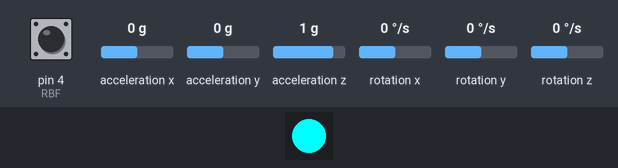
The sketch below on a simulated Arduino Uno, built for the host (arithmetic inside an expression is 32-bit, double 64-bit). Parts: 1 RGB LEDs in strip order, left to right. Inputs (shaded band) come from the test bench; at power-on: acceleration y 0 g, pin 4 (RBF) HIGH, acceleration x 0 g, acceleration z 1 g, rotation x 0 °/s, rotation y 0 °/s, rotation z 0 °/s. Storage starts empty; what the sketch prints to the serial monitor is not drawn.

Above: at 5.1 s.
5.2 s: acceleration y set to -0.8 g
At 6.4 s:
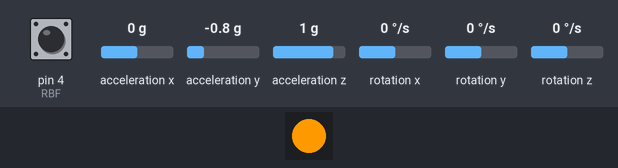
6.7 s: acceleration y set to 0.8 g
At 7.6 s:
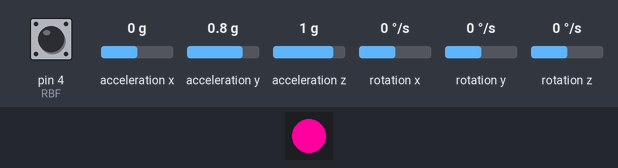
8.2 s: acceleration y set to 1.4 g
At 9.0 s:
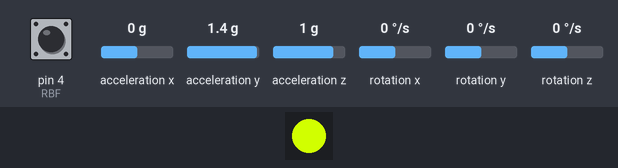
9.7 s: acceleration y set to 0 g
At 10.0 s:
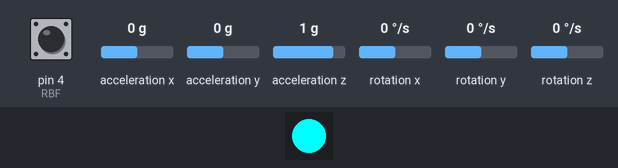
Timing chart, 0 to 12.2 s (numbered marks = the images above; inputs shaded):
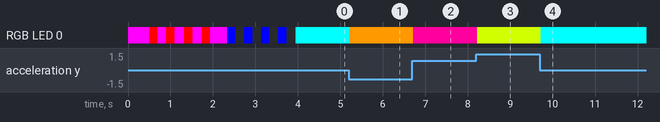

The sketch:

Flight_Code.ino
```cpp
// (licence header left out)
#include "I2Cdev.h"
#include "MPU6050.h"

#include <SPI.h>
#include <SD.h>

#include <PololuLedStrip.h>

#ifdef __AVR__
  #include <avr/power.h>
#endif

#include <Adafruit_BMP085.h>

//BMP Variables
Adafruit_BMP085 altimeter;
float temp, alt;
int32_t pressure;

#if I2CDEV_IMPLEMENTATION == I2CDEV_ARDUINO_WIRE
    #include "Wire.h"
#endif

//MPU6050 Variables
MPU6050 accelgyro;
int16_t ax, ay, az;   //the raw acc values for each axis
int16_t gx, gy, gz;   //the raw rotation rate values for each axis

//SD card variables
#define CS 2
File dataFile;

//RBF Variables
#define RBF 4

//LED Variables
#define LED_PIN 3
#define NUMPIXELS 1
PololuLedStrip<LED_PIN> LED;
rgb_color LEDcolor[NUMPIXELS];

// Converts a color from HSV to RGB.
// h is hue, as a number between 0 and 360.
// s is the saturation, as a number between 0 and 255.
// v is the value, as a number between 0 and 255.
rgb_color hsvToRgb(uint16_t h, uint8_t s, uint8_t v)
{
    uint8_t f = (h % 60) * 255 / 60;
    uint8_t p = (255 - s) * (uint16_t)v / 255;
    uint8_t q = (255 - f * (uint16_t)s / 255) * (uint16_t)v / 255;
    uint8_t t = (255 - (255 - f) * (uint16_t)s / 255) * (uint16_t)v / 255;
    uint8_t r = 0, g = 0, b = 0;
    switch((h / 60) % 6){
        case 0: r = v; g = t; b = p; break;
        case 1: r = q; g = v; b = p; break;
        case 2: r = p; g = v; b = t; break;
        case 3: r = p; g = q; b = v; break;
        case 4: r = t; g = p; b = v; break;
        case 5: r = v; g = p; b = q; break;
    }
    return (rgb_color){r, g, b};
}

//This function runs when any of the initialization processes fail
//it will make the LED blink red indefinitely
//stopNum can be used to change the LED pattern based on where the init failed (not implemented)
void initFail(int stopNum) {
  while(1) {
    setLED(255, 0, 0);
    delay(300);
    setLED(0, 0, 0);
    delay(300);
  }
}

//Sets the LED to a particular color using RGB colors
void setLED(int red, int green, int blue) {
  //Note that red and green are reversed
  //For some reason the Pololu library doesn't take in to account that the LEDs are
  //GRB rather than RGB
  LEDcolor[0].red = green;
  LEDcolor[0].green = red;
  LEDcolor[0].blue = blue;
  LED.write(LEDcolor, NUMPIXELS);
}

void setup() {
  //Set the LED color to light blue to indicate the initialization process has started
  setLED(0, 255, 255);
  delay(500);

  //Set the RBF jumper to be a digital input with the internal pullup engaged
  pinMode(RBF, INPUT_PULLUP);

  //Initialize I2C communication
    #if I2CDEV_IMPLEMENTATION == I2CDEV_ARDUINO_WIRE
        Wire.begin();
    #elif I2CDEV_IMPLEMENTATION == I2CDEV_BUILTIN_FASTWIRE
        Fastwire::setup(400, true);
    #endif

    Serial.begin(9600);

    //Initialize MPU6050
    Serial.println("Initializing MPU6050...");
    accelgyro.initialize();
    Serial.print("Testing MPU6050 connection...");
    if (accelgyro.testConnection()) {
      Serial.println("success!");
      setLED(0, 255, 0);            //blink the LED green briefly to indicate success
      delay(200);
      setLED(0, 255, 255);
      delay(200);
    } else {
      Serial.println("fail :(");
      initFail(0);
    }
    accelgyro.setFullScaleAccelRange(MPU6050_ACCEL_FS_8);   //set the range to +/-8g
                                                            //other possible ranges:
                                                            //MPU6050_ACCEL_FS_2     +/-2g
                                                            //MPU6050_ACCEL_FS_4     +/-4g
                                                            //MPU6050_ACCEL_FS_8     +/-8g
                                                            //MPU6050_ACCEL_FS_16    +/-16g

    accelgyro.setFullScaleGyroRange(MPU6050_GYRO_FS_250);   //set the range to +/-2g
                                                            //other possible ranges:
                                                            //MPU6050_GYRO_FS_250     +/-250deg/s
                                                            //MPU6050_GYRO_FS_500     +/-500deg/s
                                                            //MPU6050_GYRO_FS_1000    +/-1000deg/s
                                                            //MPU6050_GYRO_FS_2000    +/-2000deg/s


    //Initialize BMP

    Serial.println("Initializing BMP280...");
    if (altimeter.begin()) {
      Serial.println("success!");
      setLED(0, 255, 0);            //blink the LED green briefly to indicate success
      delay(200);
      setLED(0, 255, 255);
      delay(200);
    } else {
      Serial.println("fail :(");
      initFail(1);
    }


    //Initialize SD card
    pinMode(CS, OUTPUT);
    Serial.println("Initializing SD card...");
    if (SD.begin(CS)) {
      Serial.println("success!");
      setLED(0, 255, 0);            //blink the LED green briefly to indicate success
      delay(200);
      setLED(0, 255, 255);
      delay(200);
    } else {
      Serial.println("fail :(");
      initFail(2);
    }

    //Opening the datafile
    Serial.println("Opening datalog.csv on the SD card...");
    dataFile = SD.open("datalog.csv", FILE_WRITE);
    if (dataFile) {
      dataFile.close();
      Serial.println("success!");
      setLED(0, 255, 0);            //blink the LED green briefly to indicate success
      delay(200);
      setLED(0, 255, 255);
      delay(200);
    } else {
      Serial.println("fail :(");
      initFail(3);
    }

  //If we make it to this point all initializations were successful!
  //Turn the LED to solid green to indicate success
  delay(200);
  setLED(0, 255, 0);

  //wait for the RBF Jumper to be pulled before continuing
  while (digitalRead(RBF) == LOW) {}  //wait while the RBF jumper is present
  dataFile.println("Starting new launch data");
  dataFile.println("time (ms), ax, ay, az, gx, gy, gz, temperature, pressure, altitude");

  //Blink the LED to indicate datalogging has started
  for(int i = 0; i < 4; i++) {
    setLED(0, 0, 255);
    delay(200);
    setLED(0, 0, 0);
    delay(200);
  }
}

//used in one of the LED routines below
int maxAcc = -32768;
int hue = 0;

void loop() {

  //RBF jumper has been pulled, start recording flight data

  String dataString = "";
  accelgyro.getMotion6(&ax, &ay, &az, &gx, &gy, &gz);
  //temp = altimeter.readTemperature();
  //pressure = altimeter.readPressure();
  //alt = altimeter.readAltitude();

  dataString += String(millis()) + ",";
  dataString += String(ax) + ",";
  dataString += String(ay) + ",";
  dataString += String(az) + ",";
  dataString += String(gx) + ",";
  dataString += String(gy) + ",";
  dataString += String(gz) + ",";
  dataString += String(temp) + ",";
  dataString += String(pressure) + ",";
  dataString += String(alt) + ",";

  //This code opens and closes the datafile every time a write operation is preformed
  //This guarantees that all data will be recorded, but reduces performance (time between data readings will be larger)
  //to increase performance at the cost of reliability, open the file in setup (first line) and delete the dataFile.close() line
  dataFile = SD.open("datalog.csv", FILE_WRITE);
  dataFile.println(dataString);
  dataFile.close();

  //Do something fun with the LED

  //This will set the hue of the LED based on the acceleration in the y direction
  //this assumes the scale is set to +/-8g
  hue = map(ay, -4096, 4096, 0, 360);
  LEDcolor[0] = hsvToRgb(hue, 255, 255);
  LED.write(LEDcolor, NUMPIXELS);

  /*
  //Set the LED based on the maximum acceleration measured
  //The LED will fade from green to red as the max measured vertical acceleration goes up
  if (ay > maxAcc) {maxAcc = ay;}
  int red = map(maxAcc, -32768, 32767, 0, 255);
  int green = map(maxAcc, -32768, 32767, 255, 0);
  setLED(red, green, 0);
  */

}
```

Measured:
- after the input at 5.2 s, RGB LED 0: RGB(0, 255, 255) → RGB(255, 153, 0) at once
- after the input at 6.7 s, RGB LED 0: RGB(255, 153, 0) → RGB(255, 0, 158) at once
- after the input at 8.2 s, RGB LED 0: RGB(255, 0, 158) → RGB(209, 255, 0) at once
- after the input at 9.7 s, RGB LED 0: RGB(209, 255, 0) → RGB(0, 255, 255) at once
